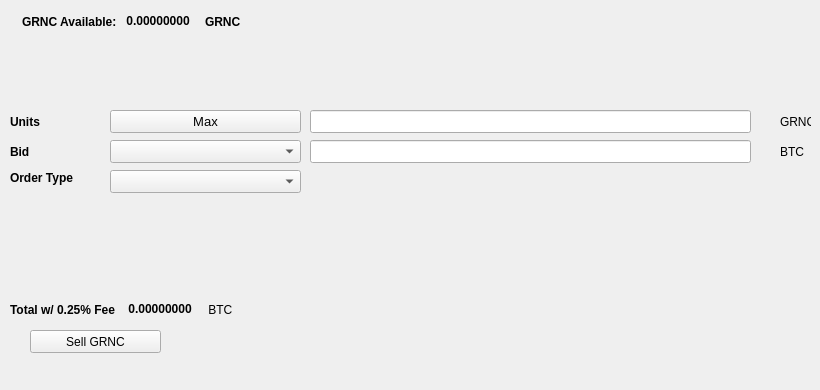
   <widget class="QWidget" name="SellTab">
    <attribute name="title">
     <string>Sell</string>
    </attribute>
    <widget class="QLabel" name="label_16">
     <property name="geometry">
      <rect>
       <x>780</x>
       <y>140</y>
       <width>31</width>
       <height>23</height>
      </rect>
     </property>
     <property name="text">
      <string>BTC</string>
     </property>
    </widget>
    <widget class="QComboBox" name="SellBidcomboBox">
     <property name="geometry">
      <rect>
       <x>110</x>
       <y>140</y>
       <width>191</width>
       <height>23</height>
      </rect>
     </property>
     <property name="font">
      <font>
       <pointsize>10</pointsize>
      </font>
     </property>
    </widget>
    <widget class="QLabel" name="label_18">
     <property name="geometry">
      <rect>
       <x>10</x>
       <y>110</y>
       <width>46</width>
       <height>23</height>
      </rect>
     </property>
     <property name="font">
      <font>
       <weight>75</weight>
       <bold>true</bold>
      </font>
     </property>
     <property name="text">
      <string>Units</string>
     </property>
    </widget>
    <widget class="QPushButton" name="Sell_Max_Amount">
     <property name="geometry">
      <rect>
       <x>110</x>
       <y>110</y>
       <width>191</width>
       <height>23</height>
      </rect>
     </property>
     <property name="font">
      <font>
       <pointsize>10</pointsize>
      </font>
     </property>
     <property name="text">
      <string>Max</string>
     </property>
    </widget>
    <widget class="QLabel" name="label_20">
     <property name="geometry">
      <rect>
       <x>10</x>
       <y>170</y>
       <width>91</width>
       <height>16</height>
      </rect>
     </property>
     <property name="font">
      <font>
       <weight>75</weight>
       <bold>true</bold>
      </font>
     </property>
     <property name="text">
      <string>Order Type</string>
     </property>
    </widget>
    <widget class="QComboBox" name="SellOrdertypeCombo">
     <property name="geometry">
      <rect>
       <x>110</x>
       <y>170</y>
       <width>191</width>
       <height>23</height>
      </rect>
     </property>
     <property name="font">
      <font>
       <pointsize>10</pointsize>
      </font>
     </property>
    </widget>
    <widget class="QLabel" name="label_21">
     <property name="geometry">
      <rect>
       <x>10</x>
       <y>140</y>
       <width>46</width>
       <height>23</height>
      </rect>
     </property>
     <property name="font">
      <font>
       <weight>75</weight>
       <bold>true</bold>
      </font>
     </property>
     <property name="text">
      <string>Bid</string>
     </property>
    </widget>
    <widget class="QLabel" name="label_22">
     <property name="geometry">
      <rect>
       <x>780</x>
       <y>110</y>
       <width>31</width>
       <height>23</height>
      </rect>
     </property>
     <property name="text">
      <string>GRNC</string>
     </property>
    </widget>
    <widget class="QLineEdit" name="UnitsInputGRNC">
     <property name="geometry">
      <rect>
       <x>310</x>
       <y>110</y>
       <width>441</width>
       <height>23</height>
      </rect>
     </property>
     <property name="font">
      <font>
       <pointsize>9</pointsize>
       <weight>75</weight>
       <bold>true</bold>
      </font>
     </property>
    </widget>
    <widget class="QLineEdit" name="SellBidPriceEdit">
     <property name="geometry">
      <rect>
       <x>310</x>
       <y>140</y>
       <width>441</width>
       <height>23</height>
      </rect>
     </property>
     <property name="font">
      <font>
       <pointsize>9</pointsize>
       <weight>75</weight>
       <bold>true</bold>
      </font>
     </property>
    </widget>
    <widget class="QPushButton" name="SellGRNCBTN">
     <property name="geometry">
      <rect>
       <x>30</x>
       <y>330</y>
       <width>131</width>
       <height>23</height>
      </rect>
     </property>
     <property name="text">
      <string>Sell GRNC</string>
     </property>
     <property name="icon">
      <iconset resource="../greencoin">
       <normaloff>:/icons/bitcoin</normaloff>:/icons/bitcoin</iconset>
     </property>
    </widget>
    <widget class="QWidget" name="layoutWidget3">
     <property name="geometry">
      <rect>
       <x>22</x>
       <y>12</y>
       <width>258</width>
       <height>19</height>
      </rect>
     </property>
     <layout class="QHBoxLayout" name="horizontalLayout">
      <item>
       <widget class="QLabel" name="label232_2">
        <property name="font">
         <font>
          <weight>75</weight>
          <bold>true</bold>
         </font>
        </property>
        <property name="text">
         <string>GRNC Available:</string>
        </property>
       </widget>
      </item>
      <item>
       <widget class="QLabel" name="GRNCAvailableLabel">
        <property name="palette">
         <palette>
          <active>
           <colorrole role="WindowText">
            <brush brushstyle="SolidPattern">
             <color alpha="255">
              <red>0</red>
              <green>0</green>
              <blue>0</blue>
             </color>
            </brush>
           </colorrole>
           <colorrole role="Button">
            <brush brushstyle="SolidPattern">
             <color alpha="255">
              <red>0</red>
              <green>170</green>
              <blue>0</blue>
             </color>
            </brush>
           </colorrole>
           <colorrole role="Light">
            <brush brushstyle="SolidPattern">
             <color alpha="255">
              <red>0</red>
              <green>255</green>
              <blue>0</blue>
             </color>
            </brush>
           </colorrole>
           <colorrole role="Midlight">
            <brush brushstyle="SolidPattern">
             <color alpha="255">
              <red>0</red>
              <green>212</green>
              <blue>0</blue>
             </color>
            </brush>
           </colorrole>
           <colorrole role="Dark">
            <brush brushstyle="SolidPattern">
             <color alpha="255">
              <red>0</red>
              <green>85</green>
              <blue>0</blue>
             </color>
            </brush>
           </colorrole>
           <colorrole role="Mid">
            <brush brushstyle="SolidPattern">
             <color alpha="255">
              <red>0</red>
              <green>113</green>
              <blue>0</blue>
             </color>
            </brush>
           </colorrole>
           <colorrole role="Text">
            <brush brushstyle="SolidPattern">
             <color alpha="255">
              <red>0</red>
              <green>170</green>
              <blue>0</blue>
             </color>
            </brush>
           </colorrole>
           <colorrole role="BrightText">
            <brush brushstyle="SolidPattern">
             <color alpha="255">
              <red>255</red>
              <green>255</green>
              <blue>255</blue>
             </color>
            </brush>
           </colorrole>
           <colorrole role="ButtonText">
            <brush brushstyle="SolidPattern">
             <color alpha="255">
              <red>0</red>
              <green>0</green>
              <blue>0</blue>
             </color>
            </brush>
           </colorrole>
           <colorrole role="Base">
            <brush brushstyle="SolidPattern">
             <color alpha="255">
              <red>255</red>
              <green>255</green>
              <blue>255</blue>
             </color>
            </brush>
           </colorrole>
           <colorrole role="Window">
            <brush brushstyle="SolidPattern">
             <color alpha="255">
              <red>0</red>
              <green>170</green>
              <blue>0</blue>
             </color>
            </brush>
           </colorrole>
           <colorrole role="Shadow">
            <brush brushstyle="SolidPattern">
             <color alpha="255">
              <red>0</red>
              <green>0</green>
              <blue>0</blue>
             </color>
            </brush>
           </colorrole>
           <colorrole role="AlternateBase">
            <brush brushstyle="SolidPattern">
             <color alpha="255">
              <red>127</red>
              <green>212</green>
              <blue>127</blue>
             </color>
            </brush>
           </colorrole>
           <colorrole role="ToolTipBase">
            <brush brushstyle="SolidPattern">
             <color alpha="255">
              <red>255</red>
              <green>255</green>
              <blue>220</blue>
             </color>
            </brush>
           </colorrole>
           <colorrole role="ToolTipText">
            <brush brushstyle="SolidPattern">
             <color alpha="255">
              <red>0</red>
              <green>0</green>
              <blue>0</blue>
             </color>
            </brush>
           </colorrole>
          </active>
          <inactive>
           <colorrole role="WindowText">
            <brush brushstyle="SolidPattern">
             <color alpha="255">
              <red>0</red>
              <green>0</green>
              <blue>0</blue>
             </color>
            </brush>
           </colorrole>
           <colorrole role="Button">
            <brush brushstyle="SolidPattern">
             <color alpha="255">
              <red>0</red>
              <green>170</green>
              <blue>0</blue>
             </color>
            </brush>
           </colorrole>
           <colorrole role="Light">
            <brush brushstyle="SolidPattern">
             <color alpha="255">
              <red>0</red>
              <green>255</green>
              <blue>0</blue>
             </color>
            </brush>
           </colorrole>
           <colorrole role="Midlight">
            <brush brushstyle="SolidPattern">
             <color alpha="255">
              <red>0</red>
              <green>212</green>
              <blue>0</blue>
             </color>
            </brush>
           </colorrole>
           <colorrole role="Dark">
            <brush brushstyle="SolidPattern">
             <color alpha="255">
              <red>0</red>
              <green>85</green>
              <blue>0</blue>
             </color>
            </brush>
           </colorrole>
           <colorrole role="Mid">
            <brush brushstyle="SolidPattern">
             <color alpha="255">
              <red>0</red>
              <green>113</green>
              <blue>0</blue>
             </color>
            </brush>
           </colorrole>
           <colorrole role="Text">
            <brush brushstyle="SolidPattern">
             <color alpha="255">
              <red>0</red>
              <green>170</green>
              <blue>0</blue>
             </color>
            </brush>
           </colorrole>
           <colorrole role="BrightText">
            <brush brushstyle="SolidPattern">
             <color alpha="255">
              <red>255</red>
              <green>255</green>
              <blue>255</blue>
             </color>
            </brush>
           </colorrole>
           <colorrole role="ButtonText">
            <brush brushstyle="SolidPattern">
             <color alpha="255">
              <red>0</red>
              <green>0</green>
              <blue>0</blue>
             </color>
            </brush>
           </colorrole>
           <colorrole role="Base">
            <brush brushstyle="SolidPattern">
             <color alpha="255">
              <red>255</red>
              <green>255</green>
              <blue>255</blue>
             </color>
            </brush>
           </colorrole>
           <colorrole role="Window">
            <brush brushstyle="SolidPattern">
             <color alpha="255">
              <red>0</red>
              <green>170</green>
              <blue>0</blue>
             </color>
            </brush>
           </colorrole>
           <colorrole role="Shadow">
            <brush brushstyle="SolidPattern">
             <color alpha="255">
              <red>0</red>
              <green>0</green>
              <blue>0</blue>
             </color>
            </brush>
           </colorrole>
           <colorrole role="AlternateBase">
            <brush brushstyle="SolidPattern">
             <color alpha="255">
              <red>127</red>
              <green>212</green>
              <blue>127</blue>
             </color>
            </brush>
           </colorrole>
           <colorrole role="ToolTipBase">
            <brush brushstyle="SolidPattern">
             <color alpha="255">
              <red>255</red>
              <green>255</green>
              <blue>220</blue>
             </color>
            </brush>
           </colorrole>
           <colorrole role="ToolTipText">
            <brush brushstyle="SolidPattern">
             <color alpha="255">
              <red>0</red>
              <green>0</green>
              <blue>0</blue>
             </color>
            </brush>
           </colorrole>
          </inactive>
          <disabled>
           <colorrole role="WindowText">
            <brush brushstyle="SolidPattern">
             <color alpha="255">
              <red>0</red>
              <green>85</green>
              <blue>0</blue>
             </color>
            </brush>
           </colorrole>
           <colorrole role="Button">
            <brush brushstyle="SolidPattern">
             <color alpha="255">
              <red>0</red>
              <green>170</green>
              <blue>0</blue>
             </color>
            </brush>
           </colorrole>
           <colorrole role="Light">
            <brush brushstyle="SolidPattern">
             <color alpha="255">
              <red>0</red>
              <green>255</green>
              <blue>0</blue>
             </color>
            </brush>
           </colorrole>
           <colorrole role="Midlight">
            <brush brushstyle="SolidPattern">
             <color alpha="255">
              <red>0</red>
              <green>212</green>
              <blue>0</blue>
             </color>
            </brush>
           </colorrole>
           <colorrole role="Dark">
            <brush brushstyle="SolidPattern">
             <color alpha="255">
              <red>0</red>
              <green>85</green>
              <blue>0</blue>
             </color>
            </brush>
           </colorrole>
           <colorrole role="Mid">
            <brush brushstyle="SolidPattern">
             <color alpha="255">
              <red>0</red>
              <green>113</green>
              <blue>0</blue>
             </color>
            </brush>
           </colorrole>
           <colorrole role="Text">
            <brush brushstyle="SolidPattern">
             <color alpha="255">
              <red>0</red>
              <green>85</green>
              <blue>0</blue>
             </color>
            </brush>
           </colorrole>
           <colorrole role="BrightText">
            <brush brushstyle="SolidPattern">
             <color alpha="255">
              <red>255</red>
              <green>255</green>
              <blue>255</blue>
             </color>
            </brush>
           </colorrole>
           <colorrole role="ButtonText">
            <brush brushstyle="SolidPattern">
             <color alpha="255">
              <red>0</red>
              <green>85</green>
              <blue>0</blue>
             </color>
            </brush>
           </colorrole>
           <colorrole role="Base">
            <brush brushstyle="SolidPattern">
             <color alpha="255">
              <red>0</red>
              <green>170</green>
              <blue>0</blue>
             </color>
            </brush>
           </colorrole>
           <colorrole role="Window">
            <brush brushstyle="SolidPattern">
             <color alpha="255">
              <red>0</red>
              <green>170</green>
              <blue>0</blue>
             </color>
            </brush>
           </colorrole>
           <colorrole role="Shadow">
            <brush brushstyle="SolidPattern">
             <color alpha="255">
              <red>0</red>
              <green>0</green>
              <blue>0</blue>
             </color>
            </brush>
           </colorrole>
           <colorrole role="AlternateBase">
            <brush brushstyle="SolidPattern">
             <color alpha="255">
              <red>0</red>
              <green>170</green>
              <blue>0</blue>
             </color>
            </brush>
           </colorrole>
           <colorrole role="ToolTipBase">
            <brush brushstyle="SolidPattern">
             <color alpha="255">
              <red>255</red>
              <green>255</green>
              <blue>220</blue>
             </color>
            </brush>
           </colorrole>
           <colorrole role="ToolTipText">
            <brush brushstyle="SolidPattern">
             <color alpha="255">
              <red>0</red>
              <green>0</green>
              <blue>0</blue>
             </color>
            </brush>
           </colorrole>
          </disabled>
         </palette>
        </property>
        <property name="font">
         <font>
          <weight>75</weight>
          <bold>true</bold>
         </font>
        </property>
        <property name="text">
         <string> 0.00000000 </string>
        </property>
        <property name="textInteractionFlags">
         <set>Qt::LinksAccessibleByMouse|Qt::TextSelectableByKeyboard|Qt::TextSelectableByMouse</set>
        </property>
       </widget>
      </item>
      <item>
       <widget class="QLabel" name="labelGRNC">
        <property name="font">
         <font>
          <weight>75</weight>
          <bold>true</bold>
         </font>
        </property>
        <property name="text">
         <string>GRNC</string>
        </property>
       </widget>
      </item>
     </layout>
    </widget>
    <widget class="QWidget" name="layoutWidget">
     <property name="geometry">
      <rect>
       <x>10</x>
       <y>300</y>
       <width>268</width>
       <height>19</height>
      </rect>
     </property>
     <layout class="QHBoxLayout" name="horizontalLayout_2">
      <item>
       <widget class="QLabel" name="label_19">
        <property name="font">
         <font>
          <weight>75</weight>
          <bold>true</bold>
         </font>
        </property>
        <property name="text">
         <string>Total w/ 0.25% Fee </string>
        </property>
       </widget>
      </item>
      <item>
       <widget class="QLabel" name="SellCostLabel">
        <property name="palette">
         <palette>
          <active>
           <colorrole role="WindowText">
            <brush brushstyle="SolidPattern">
             <color alpha="255">
              <red>0</red>
              <green>0</green>
              <blue>0</blue>
             </color>
            </brush>
           </colorrole>
           <colorrole role="Button">
            <brush brushstyle="SolidPattern">
             <color alpha="255">
              <red>0</red>
              <green>170</green>
              <blue>0</blue>
             </color>
            </brush>
           </colorrole>
           <colorrole role="Light">
            <brush brushstyle="SolidPattern">
             <color alpha="255">
              <red>0</red>
              <green>255</green>
              <blue>0</blue>
             </color>
            </brush>
           </colorrole>
           <colorrole role="Midlight">
            <brush brushstyle="SolidPattern">
             <color alpha="255">
              <red>0</red>
              <green>212</green>
              <blue>0</blue>
             </color>
            </brush>
           </colorrole>
           <colorrole role="Dark">
            <brush brushstyle="SolidPattern">
             <color alpha="255">
              <red>0</red>
              <green>85</green>
              <blue>0</blue>
             </color>
            </brush>
           </colorrole>
           <colorrole role="Mid">
            <brush brushstyle="SolidPattern">
             <color alpha="255">
              <red>0</red>
              <green>113</green>
              <blue>0</blue>
             </color>
            </brush>
           </colorrole>
           <colorrole role="Text">
            <brush brushstyle="SolidPattern">
             <color alpha="255">
              <red>0</red>
              <green>170</green>
              <blue>0</blue>
             </color>
            </brush>
           </colorrole>
           <colorrole role="BrightText">
            <brush brushstyle="SolidPattern">
             <color alpha="255">
              <red>255</red>
              <green>255</green>
              <blue>255</blue>
             </color>
            </brush>
           </colorrole>
           <colorrole role="ButtonText">
            <brush brushstyle="SolidPattern">
             <color alpha="255">
              <red>0</red>
              <green>0</green>
              <blue>0</blue>
             </color>
            </brush>
           </colorrole>
           <colorrole role="Base">
            <brush brushstyle="SolidPattern">
             <color alpha="255">
              <red>255</red>
              <green>255</green>
              <blue>255</blue>
             </color>
            </brush>
           </colorrole>
           <colorrole role="Window">
            <brush brushstyle="SolidPattern">
             <color alpha="255">
              <red>0</red>
              <green>170</green>
              <blue>0</blue>
             </color>
            </brush>
           </colorrole>
           <colorrole role="Shadow">
            <brush brushstyle="SolidPattern">
             <color alpha="255">
              <red>0</red>
              <green>0</green>
              <blue>0</blue>
             </color>
            </brush>
           </colorrole>
           <colorrole role="AlternateBase">
            <brush brushstyle="SolidPattern">
             <color alpha="255">
              <red>127</red>
              <green>212</green>
              <blue>127</blue>
             </color>
            </brush>
           </colorrole>
           <colorrole role="ToolTipBase">
            <brush brushstyle="SolidPattern">
             <color alpha="255">
              <red>255</red>
              <green>255</green>
              <blue>220</blue>
             </color>
            </brush>
           </colorrole>
           <colorrole role="ToolTipText">
            <brush brushstyle="SolidPattern">
             <color alpha="255">
              <red>0</red>
              <green>0</green>
              <blue>0</blue>
             </color>
            </brush>
           </colorrole>
          </active>
          <inactive>
           <colorrole role="WindowText">
            <brush brushstyle="SolidPattern">
             <color alpha="255">
              <red>0</red>
              <green>0</green>
              <blue>0</blue>
             </color>
            </brush>
           </colorrole>
           <colorrole role="Button">
            <brush brushstyle="SolidPattern">
             <color alpha="255">
              <red>0</red>
              <green>170</green>
              <blue>0</blue>
             </color>
            </brush>
           </colorrole>
           <colorrole role="Light">
            <brush brushstyle="SolidPattern">
             <color alpha="255">
              <red>0</red>
              <green>255</green>
              <blue>0</blue>
             </color>
            </brush>
           </colorrole>
           <colorrole role="Midlight">
            <brush brushstyle="SolidPattern">
             <color alpha="255">
              <red>0</red>
              <green>212</green>
              <blue>0</blue>
             </color>
            </brush>
           </colorrole>
           <colorrole role="Dark">
            <brush brushstyle="SolidPattern">
             <color alpha="255">
              <red>0</red>
              <green>85</green>
              <blue>0</blue>
             </color>
            </brush>
           </colorrole>
           <colorrole role="Mid">
            <brush brushstyle="SolidPattern">
             <color alpha="255">
              <red>0</red>
              <green>113</green>
              <blue>0</blue>
             </color>
            </brush>
           </colorrole>
           <colorrole role="Text">
            <brush brushstyle="SolidPattern">
             <color alpha="255">
              <red>0</red>
              <green>170</green>
              <blue>0</blue>
             </color>
            </brush>
           </colorrole>
           <colorrole role="BrightText">
            <brush brushstyle="SolidPattern">
             <color alpha="255">
              <red>255</red>
              <green>255</green>
              <blue>255</blue>
             </color>
            </brush>
           </colorrole>
           <colorrole role="ButtonText">
            <brush brushstyle="SolidPattern">
             <color alpha="255">
              <red>0</red>
              <green>0</green>
              <blue>0</blue>
             </color>
            </brush>
           </colorrole>
           <colorrole role="Base">
            <brush brushstyle="SolidPattern">
             <color alpha="255">
              <red>255</red>
              <green>255</green>
              <blue>255</blue>
             </color>
            </brush>
           </colorrole>
           <colorrole role="Window">
            <brush brushstyle="SolidPattern">
             <color alpha="255">
              <red>0</red>
              <green>170</green>
              <blue>0</blue>
             </color>
            </brush>
           </colorrole>
           <colorrole role="Shadow">
            <brush brushstyle="SolidPattern">
             <color alpha="255">
              <red>0</red>
              <green>0</green>
              <blue>0</blue>
             </color>
            </brush>
           </colorrole>
           <colorrole role="AlternateBase">
            <brush brushstyle="SolidPattern">
             <color alpha="255">
              <red>127</red>
              <green>212</green>
              <blue>127</blue>
             </color>
            </brush>
           </colorrole>
           <colorrole role="ToolTipBase">
            <brush brushstyle="SolidPattern">
             <color alpha="255">
              <red>255</red>
              <green>255</green>
              <blue>220</blue>
             </color>
            </brush>
           </colorrole>
           <colorrole role="ToolTipText">
            <brush brushstyle="SolidPattern">
             <color alpha="255">
              <red>0</red>
              <green>0</green>
              <blue>0</blue>
             </color>
            </brush>
           </colorrole>
          </inactive>
          <disabled>
           <colorrole role="WindowText">
            <brush brushstyle="SolidPattern">
             <color alpha="255">
              <red>0</red>
              <green>85</green>
              <blue>0</blue>
             </color>
            </brush>
           </colorrole>
           <colorrole role="Button">
            <brush brushstyle="SolidPattern">
             <color alpha="255">
              <red>0</red>
              <green>170</green>
              <blue>0</blue>
             </color>
            </brush>
           </colorrole>
           <colorrole role="Light">
            <brush brushstyle="SolidPattern">
             <color alpha="255">
              <red>0</red>
              <green>255</green>
              <blue>0</blue>
             </color>
            </brush>
           </colorrole>
           <colorrole role="Midlight">
            <brush brushstyle="SolidPattern">
             <color alpha="255">
              <red>0</red>
              <green>212</green>
              <blue>0</blue>
             </color>
            </brush>
           </colorrole>
           <colorrole role="Dark">
            <brush brushstyle="SolidPattern">
             <color alpha="255">
              <red>0</red>
              <green>85</green>
              <blue>0</blue>
             </color>
            </brush>
           </colorrole>
           <colorrole role="Mid">
            <brush brushstyle="SolidPattern">
             <color alpha="255">
              <red>0</red>
              <green>113</green>
              <blue>0</blue>
             </color>
            </brush>
           </colorrole>
           <colorrole role="Text">
            <brush brushstyle="SolidPattern">
             <color alpha="255">
              <red>0</red>
              <green>85</green>
              <blue>0</blue>
             </color>
            </brush>
           </colorrole>
           <colorrole role="BrightText">
            <brush brushstyle="SolidPattern">
             <color alpha="255">
              <red>255</red>
              <green>255</green>
              <blue>255</blue>
             </color>
            </brush>
           </colorrole>
           <colorrole role="ButtonText">
            <brush brushstyle="SolidPattern">
             <color alpha="255">
              <red>0</red>
              <green>85</green>
              <blue>0</blue>
             </color>
            </brush>
           </colorrole>
           <colorrole role="Base">
            <brush brushstyle="SolidPattern">
             <color alpha="255">
              <red>0</red>
              <green>170</green>
              <blue>0</blue>
             </color>
            </brush>
           </colorrole>
           <colorrole role="Window">
            <brush brushstyle="SolidPattern">
             <color alpha="255">
              <red>0</red>
              <green>170</green>
              <blue>0</blue>
             </color>
            </brush>
           </colorrole>
           <colorrole role="Shadow">
            <brush brushstyle="SolidPattern">
             <color alpha="255">
              <red>0</red>
              <green>0</green>
              <blue>0</blue>
             </color>
            </brush>
           </colorrole>
           <colorrole role="AlternateBase">
            <brush brushstyle="SolidPattern">
             <color alpha="255">
              <red>0</red>
              <green>170</green>
              <blue>0</blue>
             </color>
            </brush>
           </colorrole>
           <colorrole role="ToolTipBase">
            <brush brushstyle="SolidPattern">
             <color alpha="255">
              <red>255</red>
              <green>255</green>
              <blue>220</blue>
             </color>
            </brush>
           </colorrole>
           <colorrole role="ToolTipText">
            <brush brushstyle="SolidPattern">
             <color alpha="255">
              <red>0</red>
              <green>0</green>
              <blue>0</blue>
             </color>
            </brush>
           </colorrole>
          </disabled>
         </palette>
        </property>
        <property name="font">
         <font>
          <weight>75</weight>
          <bold>true</bold>
         </font>
        </property>
        <property name="autoFillBackground">
         <bool>false</bool>
        </property>
        <property name="text">
         <string> 0.00000000</string>
        </property>
        <property name="textInteractionFlags">
         <set>Qt::LinksAccessibleByMouse|Qt::TextSelectableByMouse</set>
        </property>
       </widget>
      </item>
      <item>
       <widget class="QLabel" name="label_17">
        <property name="font">
         <font>
          <weight>50</weight>
          <bold>false</bold>
         </font>
        </property>
        <property name="text">
         <string> BTC</string>
        </property>
       </widget>
      </item>
     </layout>
    </widget>
    <widget class="QLabel" name="label_23">
     <property name="geometry">
      <rect>
       <x>460</x>
       <y>300</y>
       <width>281</width>
       <height>81</height>
      </rect>
     </property>
     <property name="text">
      <string/>
     </property>
     <property name="pixmap">
      <pixmap>:/images/bittrex</pixmap>
     </property>
    </widget>
   </widget>
